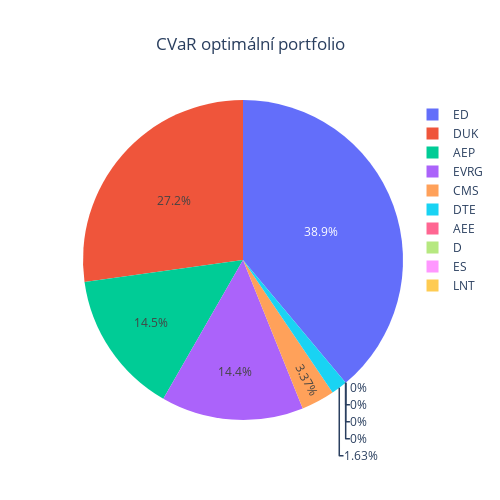

Notebook cell for this chart:
### Code cell
weightsMinCVaR = CVaROptimizationMinCVAR(prices= prices, alpha = 0.05)
weightsPlot(weightsMinCVaR, title = "CVaR optimální portfolio")

### Figure 1 — Plotly figure (JSON) as saved in the notebook; plotly's stock layout.template omitted (floating-point values rounded to 4 significant figures)
{"data": [{"labels": ["AEE", "AEP", "CMS", "D", "DTE", "DUK", "ED", "ES", "EVRG", "LNT"], "type": "pie", "values": [0, 0.1451, 0.03371, 0, 0.01629, 0.2719, 0.3891, 0, 0.1439, 0]}], "layout": {"height": 500, "title": {"text": "CVaR optimální portfolio", "x": 0.5}, "width": 500}}
